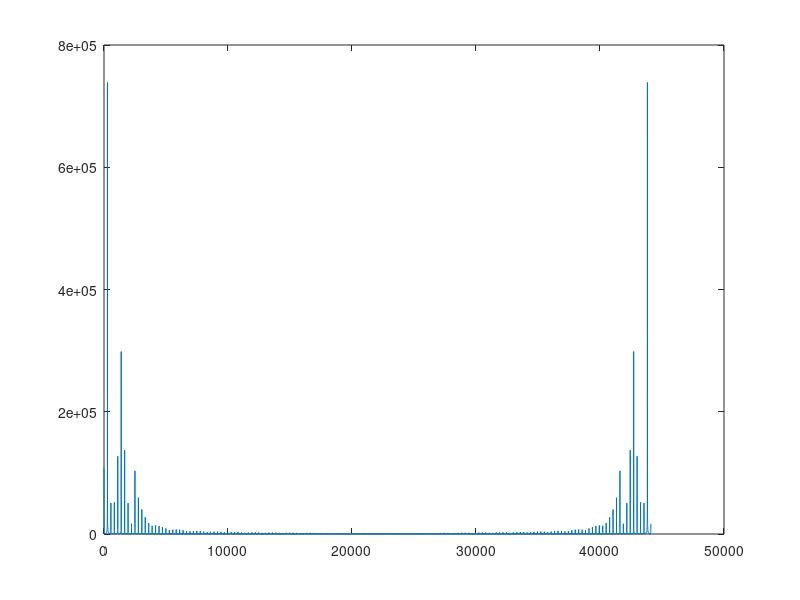

The MATLAB source for this figure:

%notes = [;
pitches = [277.183 349.228 415.305];
pitches = 277.183*1;

tt = 0:(1/44100):4;
out = zeros(1,length(tt));
out1 = out;
out2 = out;

envelope1 = (1-exp(-tt.*600)).*9.*exp(-tt.*1);
envelope2 = (1-exp(-tt.*600)).*9.*exp(-tt.*20);

%[rows columns] = size(notes);

for k = 1:length(pitches)
    shift = 2*pi*rand();
    carrier1 = cos(2*pi*pitches(k).*tt+(rand().*2*pi));
    mod11 = cos(2*pi*pitches(k)*1.*tt);
    mod12 = cos(2*pi*pitches(k)*3.*tt);
    
    carrier2 = cos(2*pi*pitches(k).*tt+(rand().*2*pi));
    mod2 = cos(2*pi*pitches(k).*20.*tt);
    
    out1 = out1 + (carrier1);
    out2 = out2 + (carrier2.*mod2);
end

out1 = out1.*envelope1;
out2 = 1*out2.*envelope2;

out = out1+out2;
left = out;
for k = 1:length(pitches)
    shift = 2*pi*rand();
    carrier1 = cos(2*pi*pitches(k).*tt+shift);
    mod11 = 3*cos(2*pi*pitches(k)*5.*tt+shift);
    mod12 = 2*sawtooth(2*pi*pitches(k)*1.*tt+shift);
    mod13 = 2*cos(2*pi*pitches(k)*2.*tt+shift);
    
    carrier2 = cos(2*pi*pitches(k).*tt+(rand().*2*pi));
    mod2 = cos(2*pi*pitches(k).*20.*tt);
    
    out1 = out1 + (carrier1.*mod11.*mod12.*mod13);
    out2 = out2 + (carrier2.*mod2);
end

out1 = out1.*envelope1;
out2 = 1*out2.*envelope2;

out = out1+out2;
%out = right;
%out = [left; right];
plot(abs(fft(out1(1:44100))));
soundsc(out,44100);